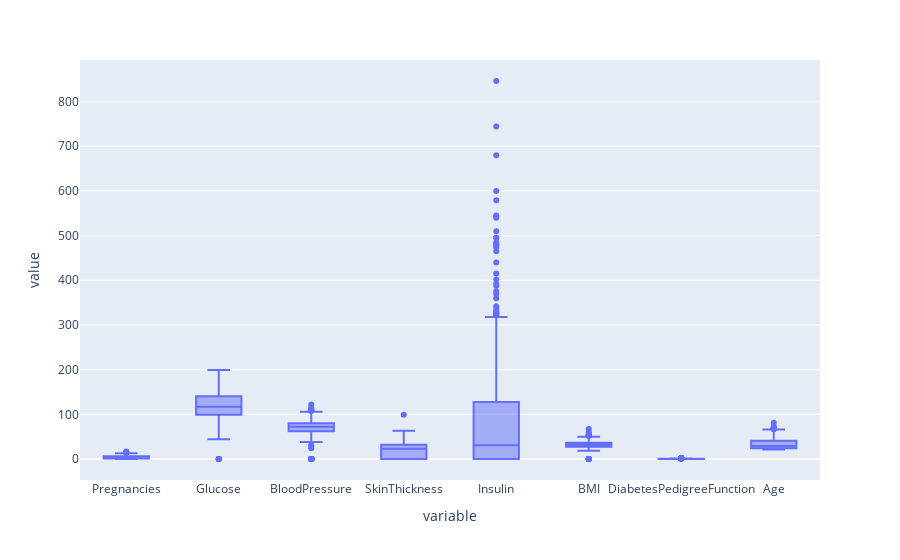

Notebook cell for this chart:
### Markdown cell above
## Outliers

### Code cell
fig = px.box(data, y= ['Pregnancies', 'Glucose', 'BloodPressure', 'SkinThickness', 
                        'Insulin', 'BMI', 'DiabetesPedigreeFunction', 'Age'])
fig.show()

### Figure 1 — Plotly figure (JSON) as saved in the notebook; plotly's stock layout.template omitted (floating-point values rounded to 4 significant figures; data arrays with more than 128 entries replaced by an {"elided": "..."} marker saying what was removed)
{"data": [{"alignmentgroup": "True", "hovertemplate": "variable=%{x}<br>value=%{y}<extra></extra>", "legendgroup": "", "marker": {"color": "#636efa"}, "name": "", "notched": false, "offsetgroup": "", "orientation": "v", "showlegend": false, "type": "box", "x": {"elided": "6144 str values"}, "x0": " ", "xaxis": "x", "y": {"elided": "6144 float values"}, "y0": " ", "yaxis": "y"}], "layout": {"boxmode": "group", "legend": {"tracegroupgap": 0}, "margin": {"t": 60}, "xaxis": {"anchor": "y", "domain": [0, 1], "title": {"text": "variable"}}, "yaxis": {"anchor": "x", "domain": [0, 1], "title": {"text": "value"}}}}
